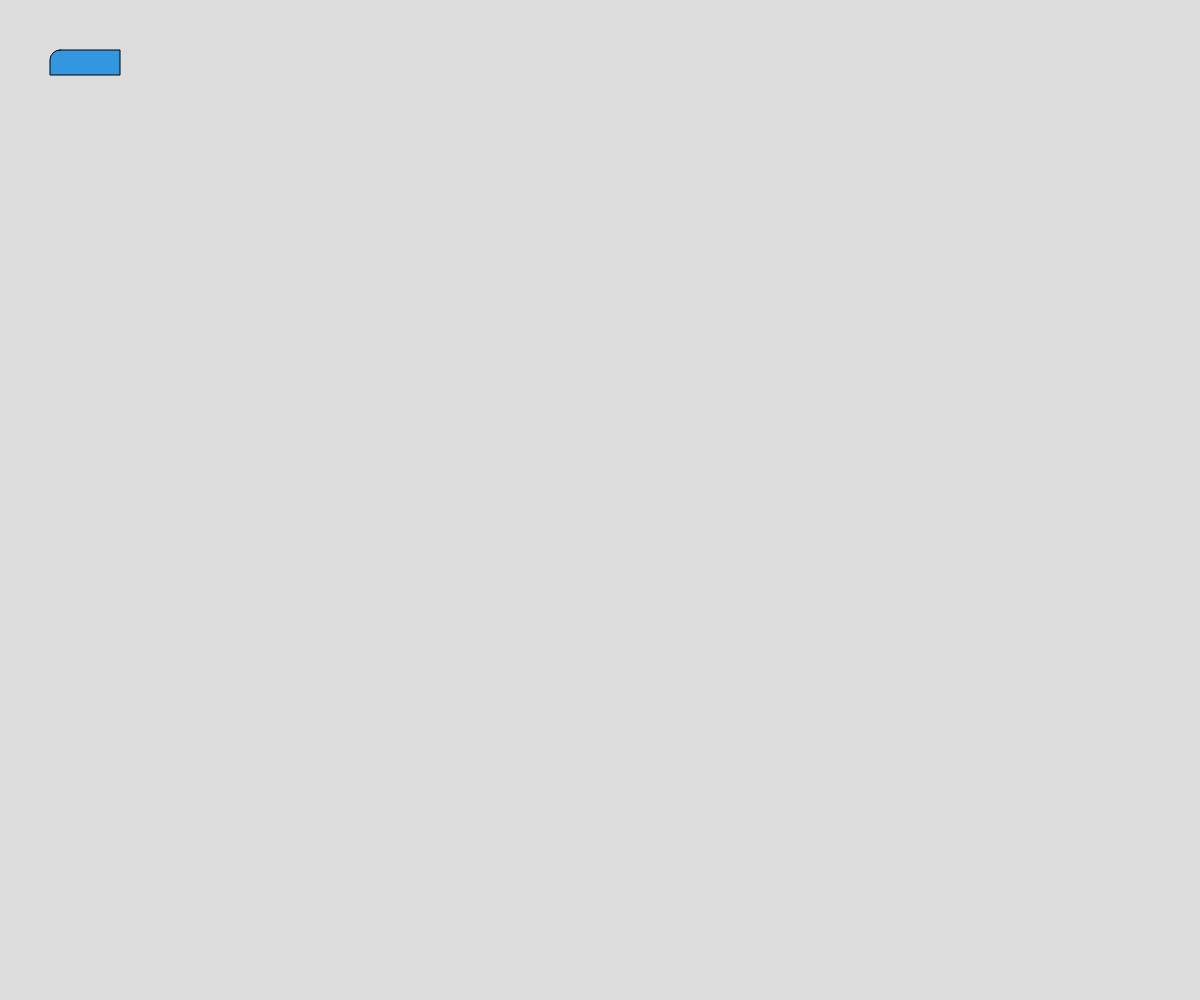
Frame 1 (no input)
Frame 60 (no input): identical to frame 1, image omitted
Frame 120 (the mouse pressed at the canvas centre since frame 60): identical to frame 1, image omitted

The p5.js sketch that drew this single still picture (run headless with seeded random() and noise() and a simulated clock; from frame 60 on, the mouse is pressed at the canvas centre):

// p5.js sketch
// ── sketch.js
// Project Title
// Your Name
// Date
//
// Extra for Experts:
// - describe what you did to take this project "above and beyond"

let rY = 50;
let rX = 50;

function setup() {
  createCanvas(windowWidth, windowHeight);
}

function draw() {
  background(220);


  if (keyIsPressed) {
    if (key === "a") {
      rY += 10;
      if (rY > height) rY = 0;
    }


  }
  fill(50, 150, 225);
  rect(rX, rY, 70, 25, 10, 0);
}

function keyPressed() {
  if (keyCode == DOWN_ARROW) {
    rY += 100;
  }
}
